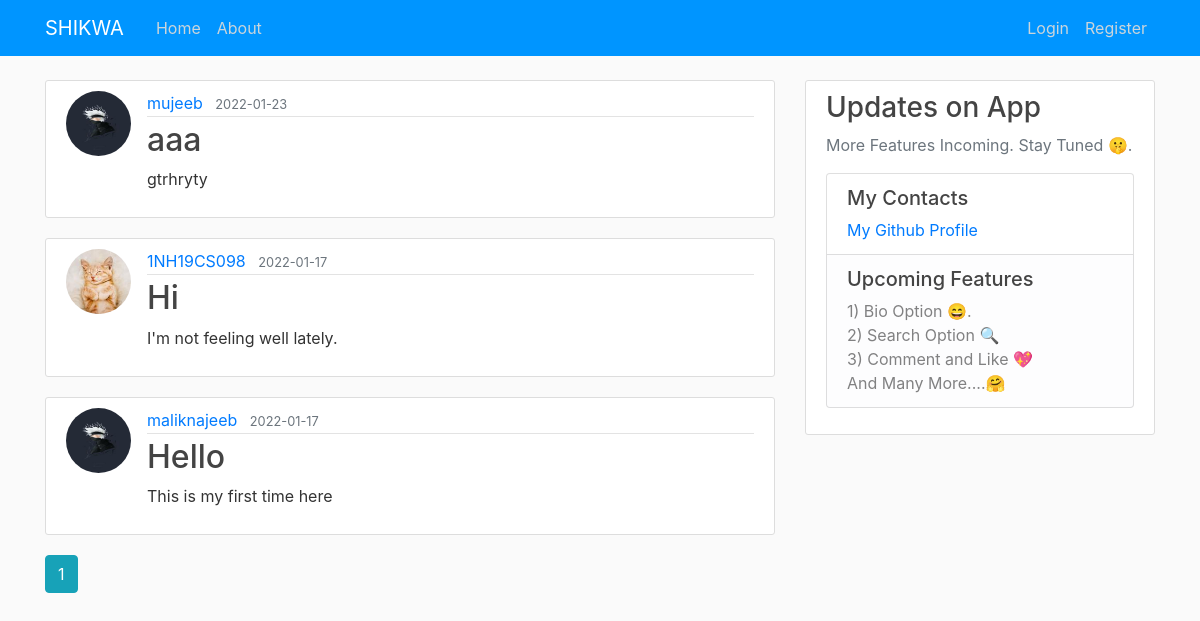
The page /home on the database its author committed.
### shikwa/models.py (models this page shows, shortened)
class Post(db.Model):
    id = db.Column(db.Integer, primary_key=True)
    title = db.Column(db.String(100), nullable=False)
    date_posted = db.Column(db.DateTime, nullable=False, default=datetime.utcnow)
    content = db.Column(db.Text, nullable=False)
    user_id = db.Column(db.Integer, db.ForeignKey('user.id'), nullable=False)

class User(db.Model, UserMixin):
    id = db.Column(db.Integer, primary_key=True)
    username = db.Column(db.String(20), unique=True, nullable=False)
    email = db.Column(db.String(120), unique=True, nullable=False)
    image_file = db.Column(db.String(20), nullable=False, default='default.jpg')
    password = db.Column(db.String(60), nullable=False)
    about_me = db.Column(db.String(240))
    posts = db.relationship('Post', backref='author', lazy=True)

### shikwa/main/routes.py (the view)
@main.route("/home")
def home():
    page = request.args.get('page', 1, type=int)
    posts = Post.query.order_by(Post.date_posted.desc()).paginate(page=page, per_page=5)
    return render_template('home.html', posts=posts)

### shikwa/templates/home.html
{% extends "layout.html" %}
{% block content %}
    {% if posts.items %}
      {% for post in posts.items %}
          <article class="media content-section">
            <img class="rounded-circle article-img" src="{{ url_for('static', filename='profile_pics/' + post.author.image_file) }}">
            <div class="media-body">
              <div class="article-metadata">
                <a class="mr-2" href="{{ url_for('users.user_posts', username=post.author.username) }}">{{ post.author.username }}</a>
                <small class="text-muted">{{ post.date_posted.strftime('%Y-%m-%d') }}</small>
              </div>
              <h2><a class="article-title" href="{{ url_for('posts.post', post_id=post.id) }}">{{ post.title }}</a></h2>
              <p class="article-content">{{ post.content }}</p>
            </div>
          </article>
      {% endfor %}
      {% for page_num in posts.iter_pages(left_edge=1, right_edge=1, left_current=1, right_current=2) %}
        {% if page_num %}
          {% if posts.page == page_num %}
            <a class="btn btn-info mb-4" href="{{ url_for('main.home', page=page_num) }}">{{ page_num }}</a>
          {% else %}
            <a class="btn btn-outline-info mb-4" href="{{ url_for('main.home', page=page_num) }}">{{ page_num }}</a>
          {% endif %}
        {% else %}
          ...
        {% endif %}
      {% endfor %}
    {%else%}
          <div class="content-section"><h1>No SHIKWA(s) Yet</h1>
          </div>
    {% endif %}
{% endblock content %}

### shikwa/templates/layout.html (shortened to what this page needs)
<!DOCTYPE html>
<html>
<head>
    <link rel="stylesheet" href="https://maxcdn.bootstrapcdn.com/bootstrap/4.0.0/css/bootstrap.min.css">
    <link rel="stylesheet" type="text/css" href="{{ url_for('static', filename='main.css') }}">
</head>
<body>
    <header class="site-header">
      <nav class="navbar navbar-expand-md navbar-dark bg-steel fixed-top">
        <div class="container">
          <a class="navbar-brand mr-4" href="/">SHIKWA</a>
          <div class="collapse navbar-collapse" id="navbarToggle">
            <div class="navbar-nav mr-auto">
              <a class="nav-item nav-link" href="{{ url_for('main.home') }}">Home</a>
              <a class="nav-item nav-link" href="{{ url_for('main.about') }}">About</a>
            </div>
            <div class="navbar-nav">
              {% if current_user.is_authenticated %}
                <a class="nav-item nav-link" href="{{ url_for('posts.new_post') }}">New SHIKWA</a>
                <a class="nav-item nav-link" href="{{ url_for('users.account') }}">Account</a>
                <a class="nav-item nav-link" href="{{ url_for('users.logout') }}">Logout</a>
              {% else %}
                <a class="nav-item nav-link" href="{{ url_for('users.login') }}">Login</a>
                <a class="nav-item nav-link" href="{{ url_for('users.register') }}">Register</a>
              {% endif %}
            </div>
          </div>
        </div>
      </nav>
    </header>
    <main role="main" class="container">
      <div class="row">
        <div class="col-md-8">
          {% block content %}{% endblock %}
        </div>
        <div class="col-md-4">
          <div class="content-section">
            <h3>Updates on App</h3>
            <p class='text-muted'> More Features Incoming. Stay Tuned 🤫.
              <ul class="list-group">
                <li class="list-group-item"><h5>My Contacts</h5>
                  <a href="https://github.com/maliknajeeb113" target="_blank">My Github Profile<a>
                </li>
                <li class="list-group-item list-group-item-light"><h5>Upcoming Features</h5>
                  <a >1) Bio Option 😄.<a><br>
                  <a >2) Search Option 🔍️</a><br>
                  <a >3) Comment and Like 💖</a><br>
                  <a>    And Many More....🤗</a>
                </li>
              </ul>
            </p>
          </div>
        </div>
      </div>
    </main>
</body>
</html>

### shikwa/static/main.css (style rules this page uses)
body { background: #fafafa; color: #333333; margin-top: 5rem; }
h1, h2, h3, h4, h5, h6 { color: #444444; }
.bg-steel { background-color: #0095ff; }
.site-header .navbar-nav .nav-link { color: #cbd5db; }
.content-section { background: #ffffff; padding: 10px 20px; border: 1px solid #dddddd; border-radius: 3px; margin-bottom: 20px; }
.article-title { color: #444444; }
.article-content { white-space: pre-line; }
.article-img { height: 65px; width: 65px; margin-right: 16px; }
.article-metadata { padding-bottom: 1px; margin-bottom: 4px; border-bottom: 1px solid #e3e3e3 }

### rows shown on the page
Post: image_file (placeholder picture), author.username "mujeeb", date_posted "2022-01-23", title "aaa", content "gtrhryty"
Post: image_file (picture), author.username "1NH19CS098", date_posted "2022-01-17", title "Hi", content "I'm not feeling well lately."
Post: image_file (placeholder picture), author.username "maliknajeeb", date_posted "2022-01-17", title "Hello", content "This is my first time here"

### other values the page prints
{{ page_num }} "1"
